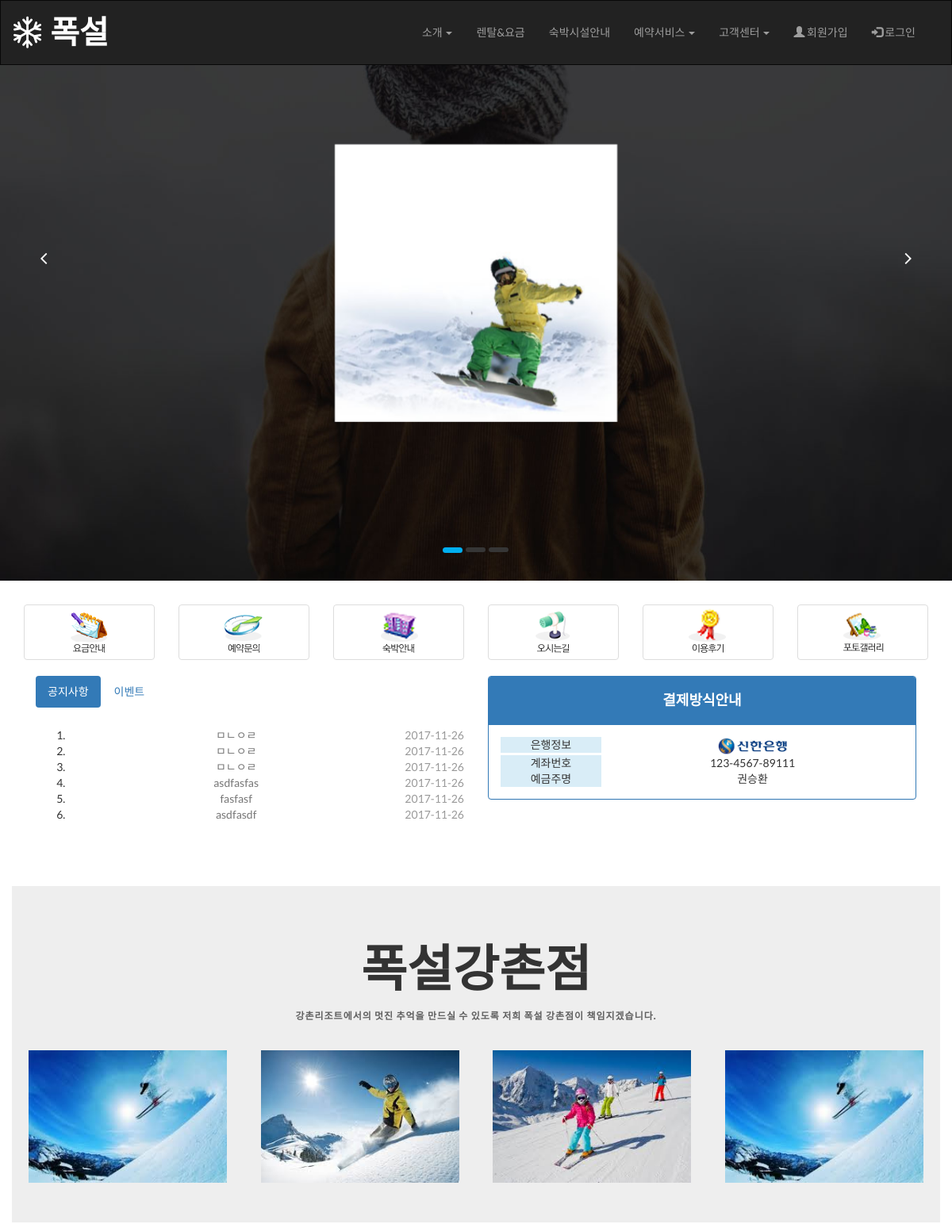
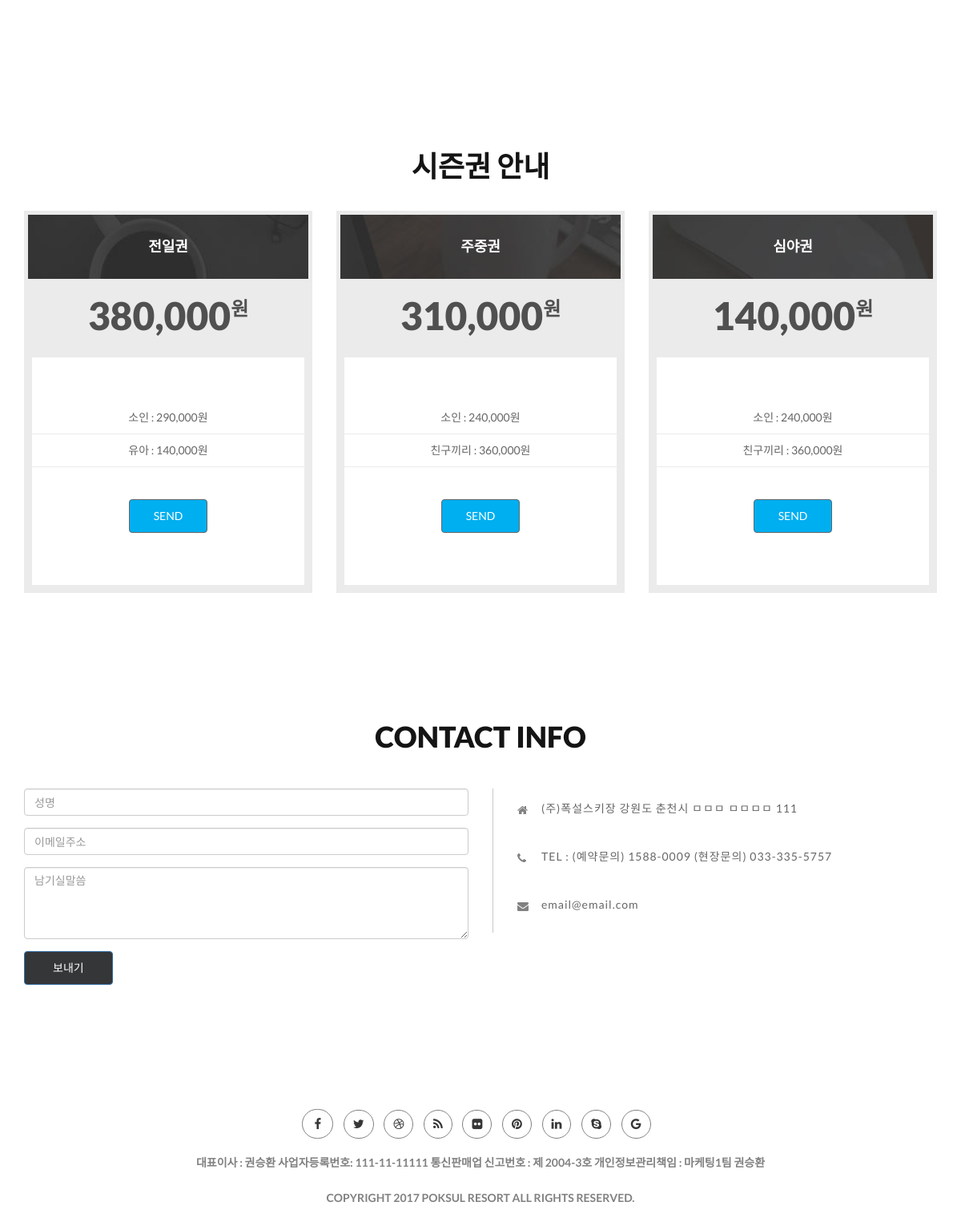
The page / on the database its author committed (2 pictures, top to bottom).
### tables this page shows
CREATE TABLE IF NOT EXISTS `notice` (
  `num` int(11) NOT NULL AUTO_INCREMENT,
  `group_num` int(11) NOT NULL,
  `depth` int(11) NOT NULL,
  `ord` int(11) NOT NULL,
  `id` char(15) NOT NULL,
  `name` char(10) NOT NULL,
  `nick` char(10) NOT NULL,
  `subject` char(100) NOT NULL,
  `content` text NOT NULL,
  `regist_day` char(20) DEFAULT NULL,
  `hit` int(11) DEFAULT NULL,
  `file_name_0` char(40) DEFAULT NULL,
  `file_name_1` char(40) DEFAULT NULL,
  `file_name_2` char(40) DEFAULT NULL,
  `file_name_3` char(40) DEFAULT NULL,
  `file_name_4` char(40) DEFAULT NULL,
  `file_copied_0` char(30) DEFAULT NULL,
  `file_copied_1` char(30) DEFAULT NULL,
  `file_copied_2` char(30) DEFAULT NULL,
  `file_copied_3` char(30) DEFAULT NULL,
  `file_copied_4` char(30) DEFAULT NULL,
  `file_type_0` char(30) DEFAULT NULL,
  `file_type_1` char(30) DEFAULT NULL,
  `file_type_2` char(30) DEFAULT NULL,
  `file_type_3` char(30) DEFAULT NULL,
  `file_type_4` char(30) DEFAULT NULL,
  `file_size_0` char(30) DEFAULT NULL,
  `file_size_1` char(30) DEFAULT NULL,
  `file_size_2` char(30) DEFAULT NULL,
  `file_size_3` char(30) DEFAULT NULL,
  `file_size_4` char(30) DEFAULT NULL,
  PRIMARY KEY (`num`)
);

CREATE TABLE IF NOT EXISTS `payment` (
  `num` int(11) NOT NULL AUTO_INCREMENT,
  `bank` int(11) NOT NULL,
  `account` varchar(50) NOT NULL,
  `name` varchar(10) NOT NULL,
  PRIMARY KEY (`num`)
);

### lib/util.php (the view, shortened to what this page needs)
<?
function latest_article($table, $loop, $char_limit)
{
 include $_SERVER['DOCUMENT_ROOT']."/lib/dbconn.php";
 $sql = "select * from $table where depth = 0 order by num desc limit $loop";
 $result = mysqli_query($conn, $sql);
 while ($row = mysqli_fetch_array($result))
 {
	 $num = $row[num];
	 $subject = $row[subject];
	 $regist_day = substr($row[regist_day], 0, 10);
	 echo "
		 <li class='text-center'><a href='./$table/view.php?table=$table&num=$num' style='color:#777;'>$subject</a><span class='pull-right' style='color:#999'>$regist_day</span></li>
		 <div class='clear'></div>
	 ";
 }
}
?>

### index.php (shortened to what this page needs)
<? session_start();
include $_SERVER['DOCUMENT_ROOT']."/lib/dbconn.php";
$sql = "select * from mainimg";
$result = mysqli_query($conn, $sql);
$pay = "select * from payment";
$payrs = mysqli_query($conn,$pay);
$payrw = mysqli_fetch_array($payrs);
switch ($payrw[bank]) {
  case '3':$payrw[bank]='신한';break;
}
while($row = mysqli_fetch_array($result))
$src[]=$row[src];
?>
<!doctype html>
<html class="no-js" lang="">
    <head>
<? include $_SERVER['DOCUMENT_ROOT']."/lib/menu.php"; ?>
    </head>
<body>
<section id="slider_sec">
	<div class="container">
		<div class="row">
			<div class="slider">
					<div id="carousel-example-generic" class="carousel slide" data-ride="carousel">
				  <ol class="carousel-indicators" style="top: 600px;">
					<li data-target="#carousel-example-generic" data-slide-to="0" class="active"></li>
					<li data-target="#carousel-example-generic" data-slide-to="1"></li>
					<li data-target="#carousel-example-generic" data-slide-to="2"></li>
				  </ol>
				  <div class="carousel-inner" role="listbox">
					<div class="item active">
						<div class="wrap_caption">
						  <div class="caption_carousel">
							<img src=<?="admin/lib/".$src[0]?> alt=""/>
						  </div>
						</div>
					</div>
				  </div>
				  <a class="left left_crousel_btn" href="#carousel-example-generic" role="button" data-slide="prev">
					<i class="fa fa-angle-left"></i>
				  </a>
				  <a class="right right_crousel_btn" href="#carousel-example-generic" role="button" data-slide="next">
					<i class="fa fa-angle-right"></i>
				  </a>
				</div>
			</div>
		</div>
	</div>
</section>
<section id="abt_sec" class="container">
      <div class="container-fluid text-center" style="">
      <div class="row">
        <div class="col-lg-2 col-md-2 col-sm-2 col-xs-2">
          <div class="thumbnail">
            <a href="#">
              <img src="img/quick01.gif" alt="요금">
            </a>
          </div>
        </div>
        <div class="col-lg-2 col-md-2 col-sm-2 col-xs-2">
          <div class="thumbnail">
            <a href="#">
              <img src="img/quick02.gif" alt="에약">
            </a>
          </div>
        </div>
        <div class="col-lg-2 col-md-2 col-sm-2 col-xs-2">
          <div class="thumbnail">
            <a href="#">
              <img src="img/quick03.gif" alt="숙박">
            </a>
          </div>
        </div>
        <div class="col-lg-2 col-md-2 col-sm-2 col-xs-2">
          <div class="thumbnail">
            <a href="#">
              <img src="img/quick04.gif" alt="오시는길">
            </a>
          </div>
        </div>
        <div class="col-lg-2 col-md-2 col-sm-2 col-xs-2">
          <div class="thumbnail">
            <a href="#">
              <img src="img/quick05.gif" alt="이용후기">
            </a>
          </div>
        </div>
        <div class="col-lg-2 col-md-2 col-sm-2 col-xs-2">
          <div class="thumbnail">
            <a href="#">
              <img src="img/quick06.gif" alt="포토갤러리">
            </a>
          </div>
        </div>
      </div>
</div>
<div class="container">
<div class="col-lg-6 col-md-6 col-sm-6 col-xs-6">
  <div class="title_sec">
    <ul class="nav nav-pills">
      <li class="active"><a data-toggle="pill" href="#home">공지사항</a></li>
      <li><a data-toggle="pill" href="#menu1">이벤트</a></li>
    </ul>
  </div>
  <div class="tab-content">
  <div id="home" class="tab-pane fade in active">
    <ol>
    <? latest_article("notice", 10, 30); ?>
  </ol>
  </div>
</div>
</div>
<div class="col-lg-6 col-md-6 col-sm-6 col-xs-6">
  <div class="panel panel-primary">
      <div class="panel-heading text-center"><h4 style='color:#fff'>결제방식안내</h4></div>
      <div class="panel-body text-center">
        <span class="col-md-3 bg-info">은행정보</span>
        <span class="col-md-9">
          <img src="admin/setting/banks/<?=$payrw[bank]?>.jpg" alt="<?=$payrw[bank]?>"width="100px;"></span>
        <span class="col-md-3 bg-info">계좌번호</span>
        <span class="col-md-9"><?=$payrw[account]?></span>
        <span class="col-md-3 bg-info">예금주명</span>
        <span class="col-md-9"><?=$payrw[name]?></span>
      </div>
    </div>
</div>
</div>
</section>
<section id="pr_sec">
	<div class="jumbotron container">
		<div class="row">
			<div class="col-lg-12 col-md-12 col-sm-12 col-xs12 ">
				<div class="title_sec">
					<h1>폭설강촌점</h1>
					<h2>강촌리조트에서의 멋진 추억을 만드실 수 있도록 저희 <b>폭설 강촌점</b>이 책임지겠습니다.
				</div>
			</div>
			<div class="col-lg-3 col-md-3 col-sm-6 col-xs-12">
				<div class="service">
					<a href="#"><img src="img/ski.jpg" alt=""/></a>
				</div>
			</div>
			<div class="col-lg-3 col-md-3 col-sm-6 col-xs-12">
				<div class="service">
					<a href="#"><img src="img/ski2.jpg" alt=""/></a>
				</div>
			</div>
			<div class="col-lg-3 col-md-3 col-sm-6 col-xs-12">
				<div class="service">
					<a href="#"><img src="img/ski3.jpg" alt=""/></a>
				</div>
			</div>
			<div class="col-lg-3 col-md-3 col-sm-6 col-xs-12">
				<div class="service">
					<a href="#"><img src="img/ski.jpg" alt=""/></a>
				</div>
			</div>
		</div>
	</div>
</section>
<section id="pricing_sec">
	<div class="container">
		<div class="row">
			<div class="col-lg-12 col-md-12 col-sm-12 col-xs12 ">
				<div class="title_sec">
					<h1>시즌권 안내</h1>
				</div>
			</div>
			<div class="col-lg-4 col-md-4 col-sm-12">
				<div class="sngl_pricing">
					<h2 class="title_bg_1">전일권</h2>
					<h3>380,000<span class="currency">원</span></h3>
					<ul>
            <li>소인 : 290,000원</li>
						<li>유아 : 140,000원</li>
						<li><a href="" class="btn pricing_btn">Send</a></li>
					</ul>
				</div>
			</div>
			<div class="col-lg-4 col-md-4 col-sm-12">
				<div class="sngl_pricing">
					<h2 class="title_bg_2">주중권</h2>
					<h3>310,000<span class="currency">원</span></h3>
					<ul>
            <li>소인 : 240,000원</li>
						<li>친구끼리 : 360,000원</li>
						<li><a href="" class="btn pricing_btn">Send</a></li>
					</ul>
				</div>
			</div>
			<div class="col-lg-4 col-md-4 col-sm-12">
				<div class="sngl_pricing">
					<h2 class="title_bg_3">심야권</h2>
					<h3>140,000<span class="currency">원</span></h3>
					<ul>
            <li>소인 : 240,000원</li>
						<li>친구끼리 : 360,000원</li>
						<li><a href="" class="btn pricing_btn">Send</a></li>
					</ul>
				</div>
			</div>
		</div>
	</div>
</section>
<section id="ctn_sec">
	<div class="container">
		<div class="row">
			<div class="col-lg-12 col-md-12 col-sm-12 col-xs12 ">
				<div class="title_sec">
					<h1>Contact Info</h1>
				</div>
			</div>
			<div class="col-sm-6">
				<div id="cnt_form">
					<form id="contact-form" class="contact" name="contact-form" method="post" action="send-mail.php">
						<div class="form-group">
						<input type="text" name="name" class="form-control name-field" required="required" placeholder="성명">
						</div>
						<div class="form-group">
							<input type="email" name="email" class="form-control mail-field" required="required" placeholder="이메일주소">
						</div>
						<div class="form-group">
							<textarea name="message" id="message" required="required" class="form-control" rows="8" placeholder="남기실말씀"></textarea>
						</div>
						<div class="form-group">
							<button type="submit" class="btn btn-primary">보내기</button>
						</div>
					</form>
				</div>
			</div>
			<div class="col-lg-6 col-md-6 col-sm-6">
				<div class="cnt_info">
					<ul>
						<li><i class="fa fa-home"></i><p>(주)폭설스키장 강원도 춘천시 ㅁㅁㅁ ㅁㅁㅁㅁ 111</p></li>
            <li><i class="fa fa-phone"></i><p>TEL : (예약문의) 1588-0009 (현장문의) 033-335-5757</p></li>
						<li><i class="fa fa-envelope"></i><p>email@email.com</p></li>
					</ul>
				</div>
			</div>
		</div>
	</div>
</section>
<footer id="ft_sec">
	<div class="container">
		<div class="row">
			<div class="col-lg-12">
				<div class="ft">
					<ul>
						<li><a href=""><i class="fa fa-facebook"></i></a></li>
						<li><a href=""><i class="fa fa-twitter"></i></a></li>
						<li><a href=""><i class="fa fa-dribbble"></i></a></li>
						<li><a href=""><i class="fa fa-rss"></i></a></li>
						<li><a href=""><i class="fa fa-flickr"></i></a></li>
						<li><a href=""><i class="fa fa-pinterest"></i></a></li>
						<li><a href=""><i class="fa fa-linkedin"></i></a></li>
						<li><a href=""><i class="fa fa-skype"></i></a></li>
						<li><a href=""><i class="fa fa-google"></i></a></li>
					</ul>
				</div>
				<ul class="copy_right">
          <li>대표이사 : 권승환 사업자등록번호: 111-11-11111 통신판매업 신고번호 : 제 2004-3호 개인정보관리책임 : 마케팅1팀 권승환</li>
      		<li><br/>Copyright 2017 POKSUL RESORT All rights reserved.</li>
				</ul>
			</div>
		</div>
	</div>
</footer>
    </body>
</html>

### css/main.css (style rules this page uses)
html { color: #222; font-size: 1em; line-height: 1.4; }
audio, canvas, iframe, img, svg, video { vertical-align: middle; }
textarea { resize: vertical; }

### css/responsive.css (style rules this page uses)
@media (min-width:1200px) { .left_crousel_btn { left : 30px; } }
@media (min-width:1200px) { .right_crousel_btn { right : 30px; } }

### rows shown on the page
notice: subject "ㅁㄴㅇㄹ", regist_day "2017-11-26"
notice: subject "ㅁㄴㅇㄹ", regist_day "2017-11-26"
notice: subject "ㅁㄴㅇㄹ", regist_day "2017-11-26"
notice: subject "asdfasfas", regist_day "2017-11-26"
notice: subject "fasfasf", regist_day "2017-11-26"
notice: subject "asdfasdf", regist_day "2017-11-26"
payment: account "123-4567-89111", name "권승환"
